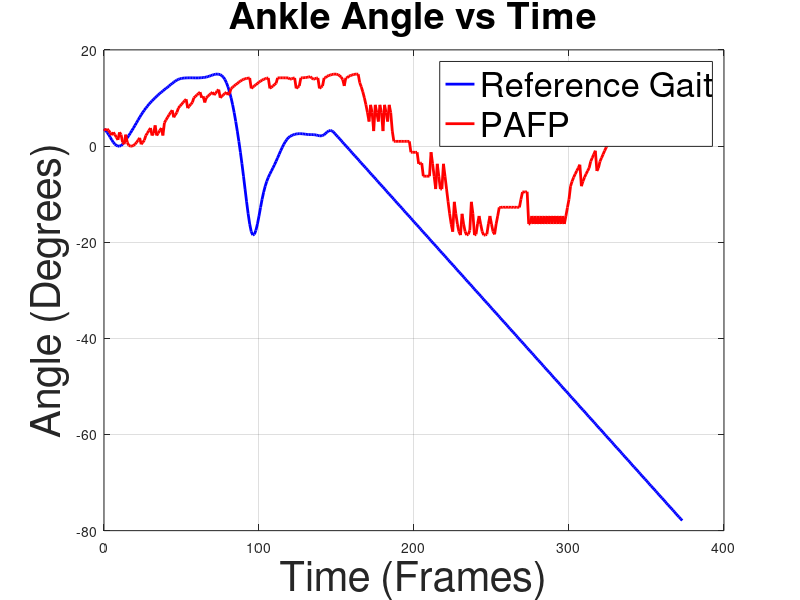

Here is the MATLAB script that generated this plot:
% Load the data from the files
gait_data = load('data.txt'); % Load gait data
robot_data = load('data_4.txt'); % Load robot data

% Determine the common time frame
num_points = max(length(gait_data), length(robot_data));
time_common = linspace(0, max(length(gait_data), length(robot_data)) - 1, num_points); % Common time vector from zero to end

% Interpolate data to match the common time frame
gait_data_interp = interp1(linspace(0, length(gait_data) - 1, length(gait_data)), gait_data, time_common, 'linear', 'extrap');
robot_data_interp = interp1(linspace(0, length(robot_data) - 1, length(robot_data)), robot_data, time_common, 'linear', 'extrap');

% Plot the datasets
figure;
plot(time_common, gait_data_interp, 'b-', 'LineWidth', 2); % Plot interpolated gait data (blue solid line)
hold on;
plot(time_common, robot_data_interp, 'r-', 'LineWidth', 2); % Plot interpolated robot data (red solid line)

% Add labels, title, and legend
title('Ankle Angle vs Time','FontSize',27);
xlabel('Time (Frames)','FontSize',30);
ylabel('Angle (Degrees)','FontSize',30);
legend('Reference Gait','PAFP','FontSize',25);

grid on;
hold off;
